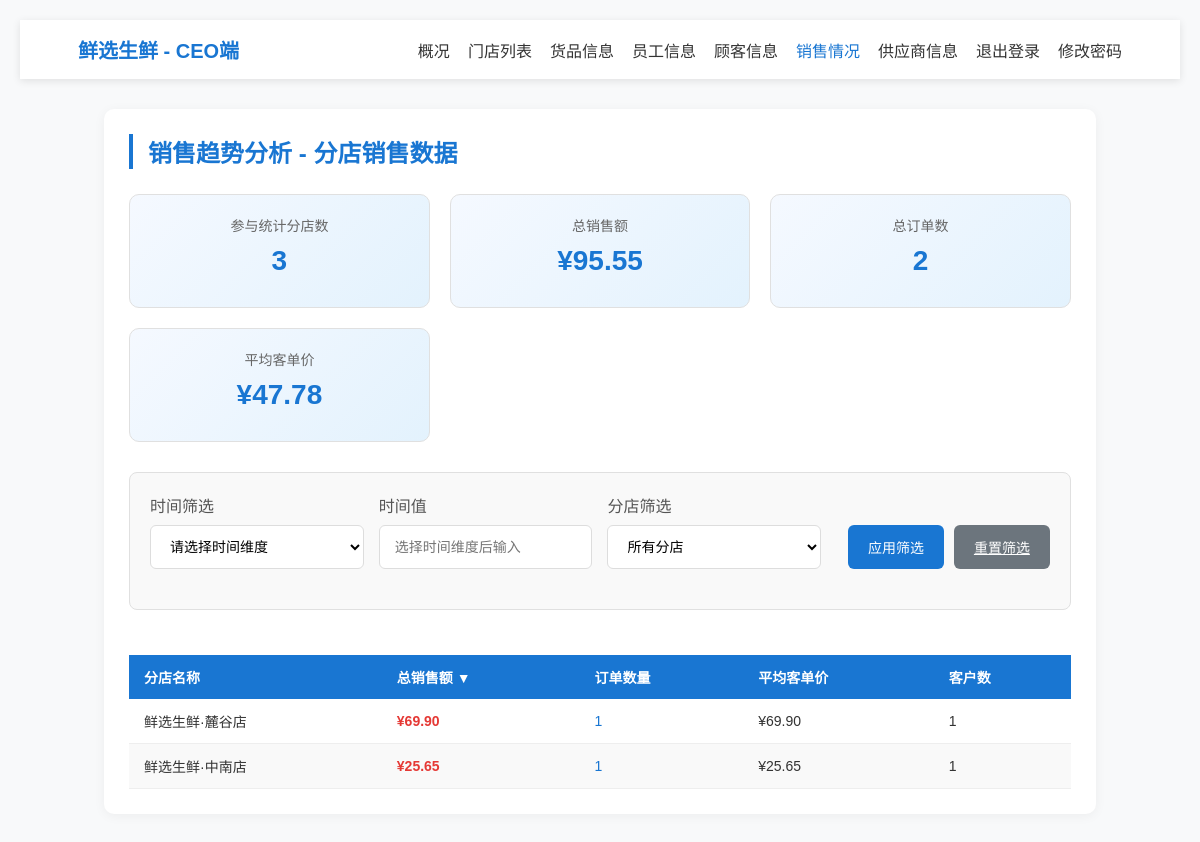
The app's page /manager/saletrend.php with its own data.
### tables this page shows
CREATE TABLE IF NOT EXISTS `Branch` (
  `branch_ID` INT NOT NULL AUTO_INCREMENT,
  `branch_name` VARCHAR(100) UNIQUE NOT NULL,
  `address` VARCHAR(255) NOT NULL,
  `phone` VARCHAR(20) NULL,
  `email` VARCHAR(100) NULL,
  `manager_ID` INT NULL,  
  `manager_phone` VARCHAR(20) NULL,
  `status` ENUM('active', 'inactive', 'under_renovation') DEFAULT 'active',
  `created_at` TIMESTAMP DEFAULT CURRENT_TIMESTAMP,
  PRIMARY KEY (`branch_ID`)

);

### manager/inc/data.php (called while the page is built, shortened)
<?php
require_once __DIR__ . '/db_connect.php';
function getBranchSalesData($timeFilter = '', $timeValue = '', $branchFilter = '', $sortField = 'total_sales', $sortOrder = 'desc') {
    global $conn;
    $salesData = [];
    try {
        $sql = "
            SELECT
                b.branch_ID,
                b.branch_name,
                COALESCE(SUM(co.final_amount), 0) AS total_sales,
                COUNT(DISTINCT co.order_ID) AS order_count,
                COALESCE(AVG(co.final_amount), 0) AS avg_order_value,
                COUNT(DISTINCT co.customer_ID) AS unique_customers
            FROM Branch b
            LEFT JOIN CustomerOrder co ON b.branch_ID = co.branch_ID
            WHERE co.status = 'Completed'
        ";
        $params = [];
        $types = "";
        $sql .= " GROUP BY b.branch_ID, b.branch_name";
        $validSortFields = ['total_sales', 'order_count', 'avg_order_value', 'unique_customers', 'branch_name'];
        $validSortOrder = ['asc', 'desc'];
        if (in_array($sortField, $validSortFields) && in_array($sortOrder, $validSortOrder)) {
            $sql .= " ORDER BY " . $sortField . " " . $sortOrder;
        } else {
            $sql .= " ORDER BY total_sales DESC";
        }
        if (!empty($params)) {
            $stmt = $conn->prepare($sql);
            $stmt->bind_param($types, ...$params);
            $stmt->execute();
            $result = $stmt->get_result();
        } else {
            $result = $conn->query($sql);
        }
        if ($result && $result->num_rows > 0) {
            while ($row = $result->fetch_assoc()) {
                $salesData[] = [
                    'branch_id' => $row['branch_ID'],
                    'branch_name' => $row['branch_name'],
                    'total_sales' => floatval($row['total_sales']),
                    'order_count' => intval($row['order_count']),
                    'avg_order_value' => floatval($row['avg_order_value']),
                    'unique_customers' => intval($row['unique_customers']),
                    'formatted_sales' => '¥' . number_format($row['total_sales'], 2),
                    'formatted_avg' => '¥' . number_format($row['avg_order_value'], 2)
                ];
            }
        }
    } catch (Exception $e) {
        error_log("获取分店销售数据失败: " . $e->getMessage());
    }
    return $salesData;
}
function getAllBranchNames() {
    global $conn;
    $branches = [];
    try {
        $sql = "SELECT branch_ID, branch_name FROM Branch WHERE status = 'active' ORDER BY branch_name";
        $result = $conn->query($sql);
        if ($result && $result->num_rows > 0) {
            while ($row = $result->fetch_assoc()) {
                $branches[] = [
                    'id' => $row['branch_ID'],
                    'name' => $row['branch_name']
                ];
            }
        }
    } catch (Exception $e) {
        error_log("获取分店列表失败: " . $e->getMessage());
    }
    return $branches;
}
?>

### manager/saletrend.php (the view, shortened to what this page needs)
<?php
require_once __DIR__ .'/inc/db_connect.php';
require_once __DIR__ . '/inc/data.php';
require_once __DIR__ . '/inc/header.php';
$timeFilter = isset($_GET['time_filter']) ? $_GET['time_filter'] : '';
$timeValue = isset($_GET['time_value']) ? $_GET['time_value'] : '';
$branchFilter = isset($_GET['branch']) ? $_GET['branch'] : '';
$sortField = isset($_GET['sort']) ? $_GET['sort'] : 'total_sales';
$sortOrder = isset($_GET['order']) ? $_GET['order'] : 'desc';
$salesData = getBranchSalesData($timeFilter, $timeValue, $branchFilter, $sortField, $sortOrder);
$allBranches = getAllBranchNames();
$recentYears = getRecentYears();
$totalSales = 0;
$totalOrders = 0;
foreach ($salesData as $data) {
    $totalSales += $data['total_sales'];
    $totalOrders += $data['order_count'];
}
function getSortLink($field, $currentField, $currentOrder) {
    $params = $_GET;
    $params['sort'] = $field;
    if ($currentField == $field) {
        $params['order'] = ($currentOrder == 'desc') ? 'asc' : 'desc';
    } else {
        $params['order'] = 'desc';
    }
    return '?' . http_build_query($params);
}
function getSortIcon($field, $currentField, $currentOrder) {
    if ($currentField != $field) {
        return '';
    }
    return ($currentOrder == 'desc') ? '▼' : '▲';
}
?>
<!DOCTYPE html>
<html lang="zh-CN">
<head>
</head>
<body>
    <main class="main">
        <section class="section">
            <h2 class="section-title">销售趋势分析 - 分店销售数据</h2>
            <div class="stats-summary">
                <div class="stat-card">
                    <div class="stat-label">参与统计分店数</div>
                    <div class="stat-value"><?php echo count($allBranches); ?></div>
                </div>
                <div class="stat-card">
                    <div class="stat-label">总销售额</div>
                    <div class="stat-value">¥<?php echo number_format($totalSales, 2); ?></div>
                </div>
                <div class="stat-card">
                    <div class="stat-label">总订单数</div>
                    <div class="stat-value"><?php echo number_format($totalOrders); ?></div>
                </div>
                <div class="stat-card">
                    <div class="stat-label">平均客单价</div>
                    <div class="stat-value">¥<?php echo $totalOrders > 0 ? number_format($totalSales / $totalOrders, 2) : '0.00'; ?></div>
                </div>
            </div>
            <div class="filter-container">
                <form method="get" class="filter-form">
                    <div class="form-group">
                        <label class="form-label">时间筛选</label>
                        <select name="time_filter" class="form-select">
                            <option value="">请选择时间维度</option>
                        </select>
                    </div>
                    <div class="form-group">
                        <label class="form-label">时间值</label>
                        <?php if ($timeFilter == 'year'): ?>
                            <select name="time_value" class="form-select">
                                <option value="">选择年份</option>
                                <?php foreach ($recentYears as $year): ?>
                                    <option value="<?php echo $year; ?>" <?php echo $timeValue == $year ? 'selected' : ''; ?>>
                                        <?php echo $year; ?>年
                                    </option>
                                <?php endforeach; ?>
                            </select>
                        <?php elseif ($timeFilter == 'month'): ?>
                            <input type="month" name="time_value" class="form-input"
                                   value="<?php echo $timeValue; ?>" placeholder="例如：2024-01">
                        <?php elseif ($timeFilter == 'day'): ?>
                            <input type="date" name="time_value" class="form-input"
                                   value="<?php echo $timeValue; ?>">
                        <?php else: ?>
                            <input type="text" name="time_value" class="form-input"
                                   value="<?php echo $timeValue; ?>" placeholder="选择时间维度后输入" readonly>
                        <?php endif; ?>
                    </div>
                    <div class="form-group">
                        <label class="form-label">分店筛选</label>
                        <select name="branch" class="form-select">
                            <option value="">所有分店</option>
                        </select>
                    </div>
                    <div class="form-group filter-actions">
                        <div class="btn-group">
                            <button type="submit" class="btn btn-primary">应用筛选</button>
                            <a href="saletrend.php" class="btn btn-secondary">重置筛选</a>
                        </div>
                    </div>
                </form>
            </div>
            <?php if (!empty($salesData)): ?>
                <div style="overflow-x: auto;">
                    <table class="sales-table">
                        <thead>
                            <tr>
                                <th>
                                    <a href="<?php echo getSortLink('branch_name', $sortField, $sortOrder); ?>">
                                        分店名称 <?php echo getSortIcon('branch_name', $sortField, $sortOrder); ?>
                                    </a>
                                </th>
                                <th>
                                    <a href="<?php echo getSortLink('total_sales', $sortField, $sortOrder); ?>">
                                        总销售额 <?php echo getSortIcon('total_sales', $sortField, $sortOrder); ?>
                                    </a>
                                </th>
                                <th>
                                    <a href="<?php echo getSortLink('order_count', $sortField, $sortOrder); ?>">
                                        订单数量 <?php echo getSortIcon('order_count', $sortField, $sortOrder); ?>
                                    </a>
                                </th>
                                <th>
                                    <a href="<?php echo getSortLink('avg_order_value', $sortField, $sortOrder); ?>">
                                        平均客单价 <?php echo getSortIcon('avg_order_value', $sortField, $sortOrder); ?>
                                    </a>
                                </th>
                                <th>
                                    <a href="<?php echo getSortLink('unique_customers', $sortField, $sortOrder); ?>">
                                        客户数 <?php echo getSortIcon('unique_customers', $sortField, $sortOrder); ?>
                                    </a>
                                </th>
                            </tr>
                        </thead>
                        <tbody>
                            <?php foreach ($salesData as $data): ?>
                                <tr>
                                    <td class="branch-name"><?php echo htmlspecialchars($data['branch_name']); ?></td>
                                    <td class="sales-amount"><?php echo $data['formatted_sales']; ?></td>
                                    <td class="order-count"><?php echo number_format($data['order_count']); ?></td>
                                    <td><?php echo $data['formatted_avg']; ?></td>
                                    <td><?php echo number_format($data['unique_customers']); ?></td>
                                </tr>
                            <?php endforeach; ?>
                        </tbody>
                    </table>
                </div>
            <?php else: ?>
                <div class="no-data">
                    没有找到符合条件的销售数据。请调整筛选条件。
                </div>
            <?php endif; ?>
        </section>
    </main>
</body>
</html>

### manager/inc/header.php (style rules this page uses)
* { margin:0;padding:0;box-sizing:border-box;font-family:'Microsoft YaHei',Arial,sans-serif; }
body { background:#f8f9fa;color:#333; }
main { width:90%;margin:30px auto;min-height:calc(100vh - 200px); }
.section { background:#fff;border-radius:10px;box-shadow:0 2px 12px rgba(0,0,0,0.05);padding:25px;margin-bottom:30px; }
.section-title { font-size:20px;font-weight:600;margin-bottom:20px;color:#1976d2;border-left:4px solid #1976d2;padding-left:10px; }
.btn { padding:8px 16px;border-radius:6px;border:none;font-size:14px;cursor:pointer;transition:background-color 0.3s; }
.btn-primary { background:#1976d2;color:white; }
.form-group { margin-bottom:20px; }
.form-label { display:block;margin-bottom:8px;font-weight:500;color:#666; }

### manager/saletrend.php (style rules this page uses)
* { margin: 0; padding: 0; box-sizing: border-box; font-family: 'Microsoft YaHei', Arial, sans-serif; }
body { background-color: #f8f9fa; color: #333; margin: 20px; }
.main { width: 95%; margin: 20px auto; min-height: calc(100vh - 200px); }
.section { background-color: #fff; border-radius: 10px; box-shadow: 0 2px 12px rgba(0,0,0,0.05); padding: 25px; margin-bottom: 30px; }
.section-title { font-size: 24px; font-weight: 600; margin-bottom: 25px; color: #1976d2; border-left: 4px solid #1976d2; padding-left: 15px; }
.stats-summary { display: grid; grid-template-columns: repeat(auto-fit, minmax(250px, 1fr)); gap: 20px; margin-bottom: 30px; }
.stat-card { background: linear-gradient(135deg, #f5f9ff, #e3f2fd); border-radius: 10px; padding: 20px; text-align: center; border: 1px solid #e0e0e0; }
.stat-value { font-size: 28px; font-weight: bold; color: #1976d2; margin: 10px 0; }
.stat-label { color: #666; font-size: 14px; }
.filter-container { background-color: #f9f9f9; padding: 20px; border-radius: 8px; margin-bottom: 25px; border: 1px solid #e0e0e0; }
.filter-form { display: grid; grid-template-columns: repeat(auto-fit, minmax(200px, 1fr)); gap: 15px; align-items: end; }
.form-group { display: flex; flex-direction: column; }
.form-label { margin-bottom: 8px; font-weight: 500; color: #555; }
.form-select, .form-input { padding: 10px 15px; border: 1px solid #ddd; border-radius: 6px; font-size: 14px; width: 100%; background-color: white; height: 44px; }
.btn-group { display: flex; gap: 10px; align-self: end; }
.btn { padding: 10px 20px; border-radius: 6px; border: none; font-size: 14px; font-weight: 500; cursor: pointer; transition: all 0.3s; height: 44px; display: inline-flex; align-items: center; justify-content: center; }
.btn-primary { background-color: #1976d2; color: white; }
.btn-secondary { background-color: #6c757d; color: white; }
.sales-table { width: 100%; border-collapse: collapse; margin-top: 20px; font-size: 14px; }
.sales-table th { background-color: #1976d2; color: white; padding: 12px 15px; text-align: left; font-weight: 600; cursor: pointer; position: relative; }
.sales-table th a { color: white; text-decoration: none; display: block; }
.sales-table td { padding: 12px 15px; border-bottom: 1px solid #eee; }
.sales-table tr:nth-child(even) { background-color: #f9f9f9; }
.branch-name { font-weight: 500; color: #333; }
.sales-amount { font-weight: 600; color: #e53935; }
.order-count { color: #1976d2; font-weight: 500; }

### records on screen
branch: branch_name "鲜选生鲜·麓谷店", formatted_sales "¥69.90", order_count "1", formatted_avg "¥69.90", unique_customers "1"
branch: branch_name "鲜选生鲜·中南店", formatted_sales "¥25.65", order_count "1", formatted_avg "¥25.65", unique_customers "1"

### other values on screen
$label "概况"
$label "门店列表"
$label "货品信息"
$label "员工信息"
$label "顾客信息"
$label "销售情况"
$label "供应商信息"
$label "退出登录"
$label "修改密码"
count($allBranches) "3"
$totalSales "95.55"
$totalOrders "2"
$totalSales / $totalOrders "47.78"
getSortIcon('total_sales', $sortField, $sortOrder) "▼"
